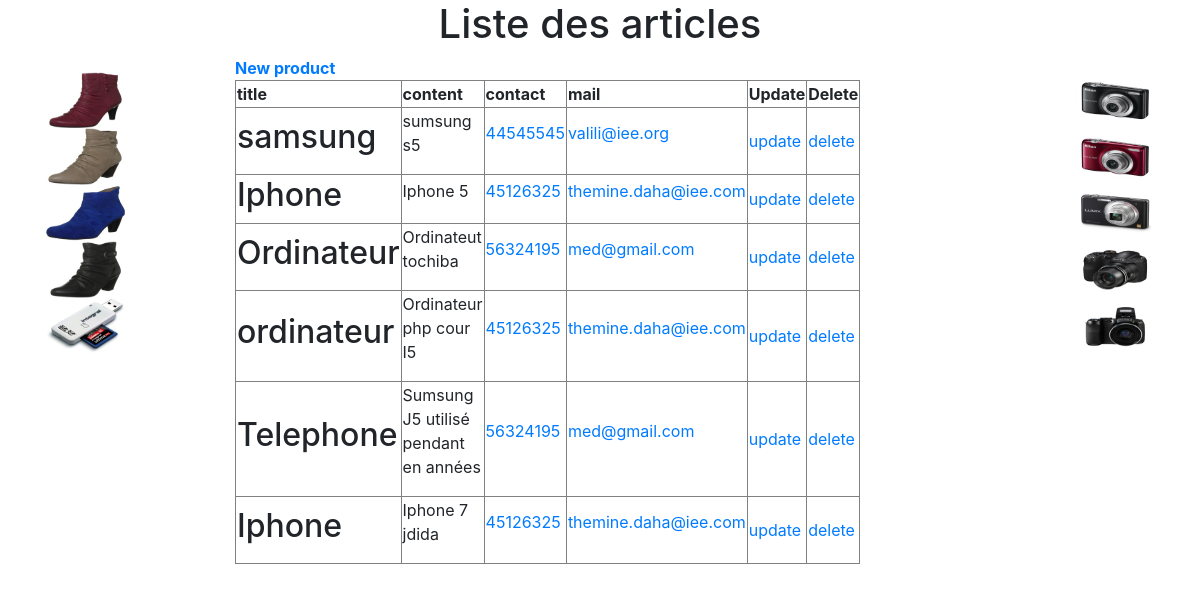
The page / on the database its author committed.
### blog/models.py (models this page shows, shortened)
class Article(models.Model):
    title=models.CharField(max_length=120)
    content=models.TextField()
    author=models.ForeignKey(Author,on_delete=models.CASCADE)

class Author(models.Model):
    first_name=models.CharField(max_length=40)
    last_name=models.CharField(max_length=40)
    email=models.EmailField()
    phone=models.CharField(max_length=12)

### blog/views.py (the view)
# urls.py: path('', views.index, name="index"),
def index(request):
    articles=Article.objects.all()
    return render(request,"index.html",{
        "articles":articles,
    })

### blog/templates/index.html (shortened to what this page needs)
{% load staticfiles %}
<!DOCTYPE html>
<html>
<head>
    <link rel="stylesheet" href="{% static 'css/bootstrap/css/bootstrap.css' %}" />
    <link rel="stylesheet" href="{% static 'fontawesome/css/fontawesome-all.css' %}" />
</head>
<body class="container">
<div class="row">
        <div class="col-sm-2 col-12">
                <br> <br> <br>
                <img src="{% static 'products/b1.jpg'  %}" height="10%" width="50%">
                <img src="{% static 'products/b2.jpg'  %}" height="10%" width="50%">
                <img src="{% static 'products/b3.jpg'  %}" height="10%" width="50%">
                <img src="{% static 'products/b4.jpg'  %}" height="10%" width="50%">
                <img src="{% static 'products/7.jpg'  %}" height="10%" width="50%">
        </div>
        <div class="col-sm-8 col-12" >
            <center><h1>Liste des articles</h1></center>
            <b><a href="{% url 'create_products' %}">New product </a></b>
            <table border="1" width=50% height=50%>
              <tr><th>title</th><th>content</th><th>contact</th><th>mail</th><th>Update</th><th>Delete</th></tr>
               {% for article in articles %}
              <tr>
                 <td><h2>{{article.title}}</h2></td>
                 <td><p>{{article.content}}</p></td>
                 <td><p><a href="tel:{{article.author.phone}}">{{article.author.phone}} </a></p></td>
                 <td><p><a href="mailto:{{article.author.email}}">{{article.author.email}} </a></p></td>
                 <td><a href="{% url 'update_product' article.id %}">update</a></td>
                 <td><a href="{% url 'delete_product' article.id %}">delete</a></td></tr>
                 {% endfor%}
            </table>
        </div>
         <div class="col-sm-2 col-12 text-right">
            <br> <br> <br>
            <img src="{% static 'products/1.jpg'  %}" height="10%" width="50%">
            <img src="{% static 'products/2.jpg'  %}" height="10%" width="50%">
            <img src="{% static 'products/3.jpg'  %}" height="10%" width="50%">
            <img src="{% static 'products/4.jpg'  %}" height="10%" width="50%">
            <img src="{% static 'products/5.jpg'  %}" height="10%" width="50%">
    </div>
 </div>
</body>

### rows shown on the page
Article: title "samsung", content "sumsung s5", author.phone "44545545", author.email "valili@iee.org"
Article: title "Iphone", content "Iphone 5", author.phone "45126325", author.email "themine.daha@iee.com"
Article: title "Ordinateur", content "Ordinateut tochiba", author.phone "56324195", author.email "med@gmail.com"
Article: title "ordinateur", content "Ordinateur php cour I5", author.phone "45126325", author.email "themine.daha@iee.com"
Article: title "Telephone", content "Sumsung J5 utilisé pendant en années", author.phone "56324195", author.email "med@gmail.com"
Article: title "Iphone", content "Iphone 7 jdida", author.phone "45126325", author.email "themine.daha@iee.com"
